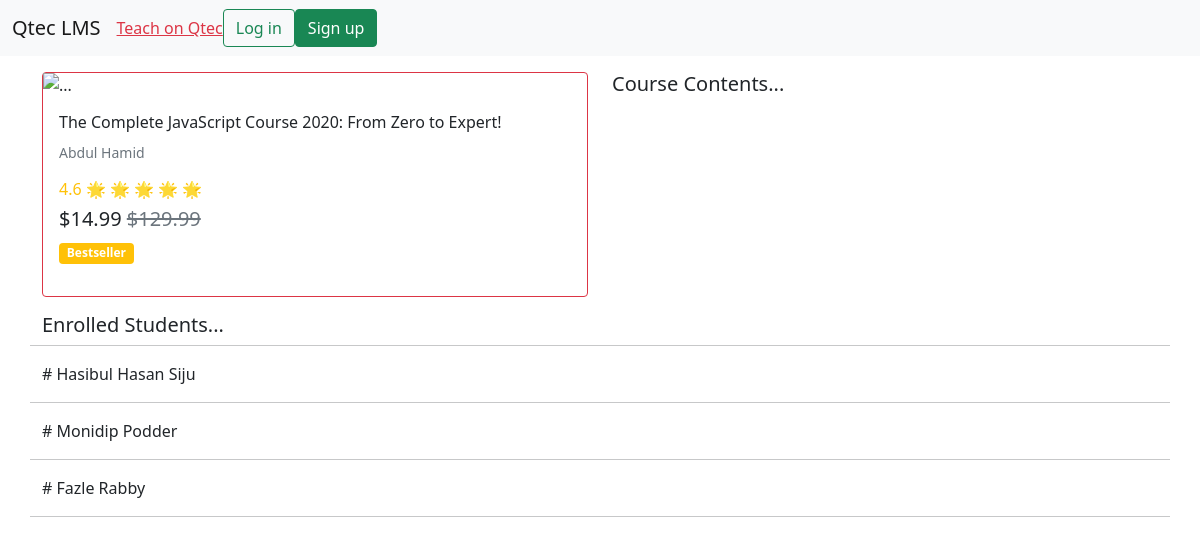
The app's page /course/2, older data.
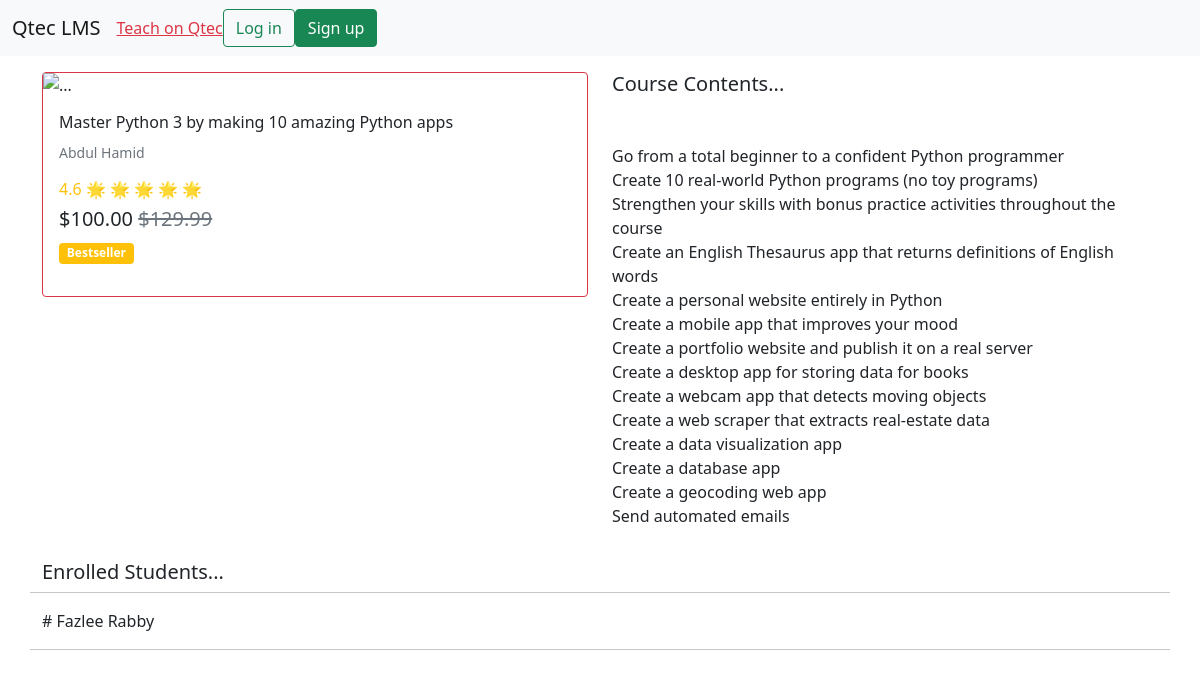
The same page, newer data.
### core/models.py (models this page shows, shortened)
class Course(models.Model):
    title = models.CharField(max_length=200)
    cost = models.DecimalField(max_digits=5, decimal_places=2)
    contents = models.TextField(max_length=1000, blank=True)
    students = models.ManyToManyField(
        Student, blank=True, through='Enrollment')
    teacher = models.ForeignKey(Teacher, null=True, on_delete=models.CASCADE)

class Student(models.Model):
    user = models.OneToOneField(User, null=True, on_delete=models.CASCADE)
    name = models.CharField(max_length=200)

class Teacher(models.Model):
    user = models.OneToOneField(User, null=True, on_delete=models.CASCADE)
    name = models.CharField(max_length=200)
    def __str__(self):
        return self.name

### core/views.py (the view)
# urls.py: path('course/<str:pk>', views.course_detail),
def course_detail(request, pk):
    course = Course.objects.get(id=pk)
    students = course.students.all()
    print(request.user)
    try:
        if request.user.student:
            not_student = False
            hasib = Student.objects.get(pk=request.user.student.id)
            try:
                if hasib.course_set.get(id=pk):
                    enrolled = True
                else:
                    enrolled = False
            except Course.DoesNotExist:
                enrolled = False
    except AttributeError:
        enrolled = False
        not_student = True
    context = {'course': course, 'students': students,
               'not_student': not_student, 'enrolled': enrolled}
    return render(request, 'core/course_detail.html', context)

### core/templates/core/course_detail.html (shortened to what this page needs)
{% extends 'core/base.html' %} {% block content %}
<div class="row">
  <div class="col">
    <div class="card border-danger">
      <img
        src="https://img-b.udemycdn.com/course/240x135/567828_67d0.jpg?secure=QJrwzi_5KvxLoqUXNJdCKQ%3D%3D%2C1604217487"
        alt="..."
        width="300px"
      />
      <div class="card-body">
        <h6 class="card-title">{{course.title}}</h6>
        <p class="text-secondary"><small>{{course.teacher}}</small></p>
        <h6 class="text-warning">4.6 🌟 🌟 🌟 🌟 🌟</h6>
        <h5>
          ${{course.cost}}
          <span class="text-secondary"><del>$129.99</del></span>
        </h5>
        <span class="badge bg-warning mb-3">Bestseller</span><br />
      </div>
    </div>
  </div>
  <div class="col">
    <h5 class="mb-5">Course Contents...</h5>
    <p>{{course.contents|linebreaks}}</p>
  </div>
</div>
<div class="row mt-3">
  <h5>Enrolled Students...</h5>
  <hr />
  {% for student in students %}
  <p># {{student.name}}</p>
  <hr />
  {%endfor%}
</div>
{% endblock content %}

Row changes from the older to the newer data that the page shows:
no longer on this page (row edited): Student: name "Hasibul Hasan Siju"
removed Student: name "Monidip Podder"
removed Student: name "Fazle Rabby"
changed Course "Abdul Hamid": title "The Complete JavaScript Course 2020: From Zero to Expert!" → "Master Python 3 by making 10 amazing Python apps"; cost "14.99" → "100.00"; contents (not shown) → "Go from a total beginner to a confident Python programmer Create 10 real-world Python programs (no toy programs) Strengthen your skills with bonus practice activities throughout the course Create an English Thesaurus app that returns definitions of English words Create a personal website entirely in Python Create a mobile app that improves your mood Create a portfolio website and publish it on a real server Create a desktop app for storing data for books Create a webcam app that detects moving objects Create a web scraper that extracts real-estate data Create a data visualization app Create a database app Create a geocoding web app Send automated emails"
now on this page (row edited): Student: name "Fazlee Rabby"
